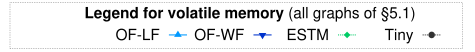

Source code (gnuplot):
set term postscript color eps enhanced 22
set output "caption.eps"

set size 0.95,0.15

load "styles.inc"

unset tics
unset border
unset xlabel
unset ylabel
unset label

set object 1 rectangle from screen 0.02,0.01 to screen 0.925,0.14 fillcolor rgb "white" dashtype (2,3) behind
set label at screen 0.5,0.11 center "{/Helvetica-bold Legend for volatile memory} (all graphs of {\247}5.1)"

set key at screen 0.9,0.07 samplen 1.5 maxrows 2 width 0.25
plot [][0:1] \
    2 with linespoints title 'OF-LF'        ls 1 lw 3 dt 1, \
    2 with linespoints title 'OF-WF'        ls 2 lw 3 dt 1, \
    2 with linespoints title 'ESTM'         ls 3 lw 3 dt (1,1), \
    2 with linespoints title 'Tiny'         ls 5 lw 3 dt (1,1)
